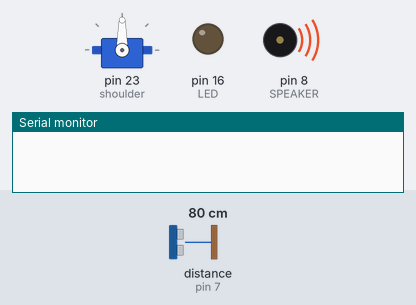
A sketch run on a simulated Arduino Mega 2560, built with avr-gcc and run on an emulated ATmega2560. On the bench: servo, output pins drawn as LEDs (lit = HIGH), buzzer (waves = sounding), the last lines printed to the serial monitor. Wiring (inferred from the names in the program): ultrasonic range finder: trigger pin 6; echo pin 7. The inputs (shaded band) are chosen by the test bench; at power-on: distance to the obstacle (sensor on pin 7) 80 cm. The echo pulse lasts 58.3 µs per cm; pins used as bus, display or sensor lines are not drawn.

Above: at 1.2 s.
1.3 s: distance to the obstacle (sensor on pin 7) set to 85 cm
At 1.43 s:
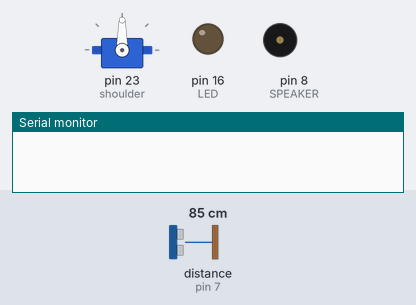
At 3.4 s:
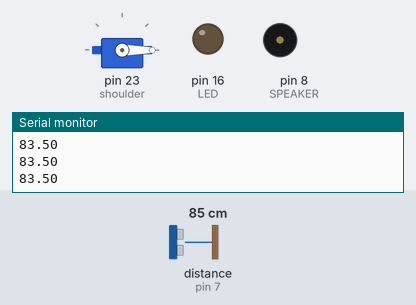
4.8 s: distance to the obstacle (sensor on pin 7) set to 2 cm
At 5.5 s:
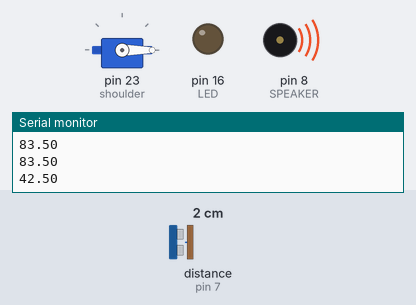
Timing chart, 0 to 14.3 s (numbered marks = the images above; inputs shaded):
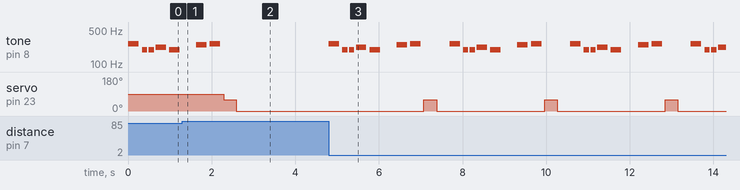

Measured:
- the behaviour switches between 81 and 82 cm on distance to the obstacle (sensor on pin 7) (found by bisection; images 0 and 1)
- after the input at 1.3 s, tone on pin 8 (SPEAKER): goes on until 2.2 s, then stays silent
- by itself, tone on pin 8 (SPEAKER): plays 262 Hz for 0.25 s, 196 Hz for 0.13 s, 196 Hz for 0.13 s, 220 Hz for 0.25 s, 196 Hz for 0.25 s

The sketch:

main.ino
```cpp
#include "pitches.h" /* Header of speaker */
#include <Servo.h>   /* Header of SG90 */

#define ECHO 7                // revceiver of HC-05
#define TRIG 6                // trigger of HC-05
#define LED 16                // output the signal of state with LED
#define DISTANCE_THRESHOLD 80 // lower than 80 cm will do act
#define ROTATE_RANGE 60       // angle(degree) of shouder rotation

/**
 * Some tutorials about speaker:
 * Demo code: http://learning.cca.tw/MicroControllers/Arduino/ArduinoSPEAKER.asp
 * Arduino man page: https://www.arduino.cc/en/Tutorial/toneKeyboard
 */
#define SPEAKER 8 // output speaker at PH5 that is digital pin 8

/* Turn on the LED. */
#define LED_ON digitalWrite(LED, HIGH)

/* Turn off the LED. */
#define LED_OFF digitalWrite(LED, LOW)

Servo shoulder;

// notes in the melody:
int melody[] = {NOTE_C4, NOTE_G3, NOTE_G3, NOTE_A3,
                NOTE_G3, 0,       NOTE_B3, NOTE_C4};
// note durations: 4 = quarter note, 8 = eighth note, etc.:
int noteDurations[] = {4, 8, 8, 4, 4, 4, 4, 4};

void playMelody() {
  // iterate over the notes of the melody:
  for (int thisNote = 0; thisNote < 8; thisNote++) {
    // to calculate the note duration, take one second divided by the note type.
    // e.g. quarter note = 1000 / 4, eighth note = 1000/8, etc.
    int noteDuration = 1000 / noteDurations[thisNote];
    tone(SPEAKER, melody[thisNote], noteDuration);

    // to distinguish the notes, set a minimum time between them.
    // the note's duration + 30% seems to work well:
    int pauseBetweenNotes = noteDuration * 1.30;
    delay(pauseBetweenNotes);
    // stop the tone playing:
    noTone(SPEAKER);
  }
}

float getDis() {
  int distance = 0, duration = 0;
  digitalWrite(TRIG, LOW);
  delayMicroseconds(2);
  // Sets the trigPin on HIGH state for 10 micro seconds
  digitalWrite(TRIG, HIGH);
  delayMicroseconds(10);
  digitalWrite(TRIG, LOW);
  // Reads the echoPin, returns the sound wave travel time in microseconds
  duration = pulseIn(ECHO, HIGH);
  // Calculating the distance
  distance = duration * 0.034 / 2;
  return distance;
}

/* Wave left and right limbs randomly. */
void waveLimbs() {
  /*
   * Servo operating tutorial:
   * https://yehnan.blogspot.com/2013/09/arduinotower-pro-sg90.html
   */
  shoulder.write(ROTATE_RANGE);
  delay(300);
  shoulder.write(-ROTATE_RANGE);
  delay(300);
}

void setup() {
  Serial.begin(9600);
  pinMode(ECHO, INPUT);
  pinMode(TRIG, OUTPUT);
  pinMode(LED, OUTPUT);
  pinMode(SPEAKER, OUTPUT);

  /* Init Limb */
  shoulder.attach(23);
}

void loop() {
  float a = getDis();
  float b = getDis();

  // Because there might have some noice,
  // double check(a and b) will reduce the margin error
  if (a < DISTANCE_THRESHOLD && b < DISTANCE_THRESHOLD) {
    playMelody();
    waveLimbs();
    delay(10);
  }
  Serial.println((a + b) / 2);
}
```

pitches.h
```cpp
/*************************************************
 * Public Constants
 *************************************************/

#define NOTE_B0  31
#define NOTE_C1  33
#define NOTE_CS1 35
#define NOTE_D1  37
#define NOTE_DS1 39
#define NOTE_E1  41
#define NOTE_F1  44
#define NOTE_FS1 46
#define NOTE_G1  49
#define NOTE_GS1 52
#define NOTE_A1  55
#define NOTE_AS1 58
#define NOTE_B1  62
#define NOTE_C2  65
#define NOTE_CS2 69
#define NOTE_D2  73
#define NOTE_DS2 78
#define NOTE_E2  82
#define NOTE_F2  87
#define NOTE_FS2 93
#define NOTE_G2  98
#define NOTE_GS2 104
#define NOTE_A2  110
#define NOTE_AS2 117
#define NOTE_B2  123
#define NOTE_C3  131
#define NOTE_CS3 139
#define NOTE_D3  147
#define NOTE_DS3 156
#define NOTE_E3  165
#define NOTE_F3  175
#define NOTE_FS3 185
#define NOTE_G3  196
#define NOTE_GS3 208
#define NOTE_A3  220
#define NOTE_AS3 233
#define NOTE_B3  247
#define NOTE_C4  262
#define NOTE_CS4 277
#define NOTE_D4  294
#define NOTE_DS4 311
#define NOTE_E4  330
#define NOTE_F4  349
#define NOTE_FS4 370
#define NOTE_G4  392
#define NOTE_GS4 415
#define NOTE_A4  440
#define NOTE_AS4 466
#define NOTE_B4  494
#define NOTE_C5  523
#define NOTE_CS5 554
#define NOTE_D5  587
#define NOTE_DS5 622
#define NOTE_E5  659
#define NOTE_F5  698
#define NOTE_FS5 740
#define NOTE_G5  784
#define NOTE_GS5 831
#define NOTE_A5  880
#define NOTE_AS5 932
#define NOTE_B5  988
#define NOTE_C6  1047
#define NOTE_CS6 1109
#define NOTE_D6  1175
#define NOTE_DS6 1245
#define NOTE_E6  1319
#define NOTE_F6  1397
#define NOTE_FS6 1480
#define NOTE_G6  1568
#define NOTE_GS6 1661
#define NOTE_A6  1760
#define NOTE_AS6 1865
#define NOTE_B6  1976
#define NOTE_C7  2093
#define NOTE_CS7 2217
#define NOTE_D7  2349
#define NOTE_DS7 2489
#define NOTE_E7  2637
#define NOTE_F7  2794
#define NOTE_FS7 2960
#define NOTE_G7  3136
#define NOTE_GS7 3322
#define NOTE_A7  3520
#define NOTE_AS7 3729
#define NOTE_B7  3951
#define NOTE_C8  4186
#define NOTE_CS8 4435
#define NOTE_D8  4699
#define NOTE_DS8 4978
```
